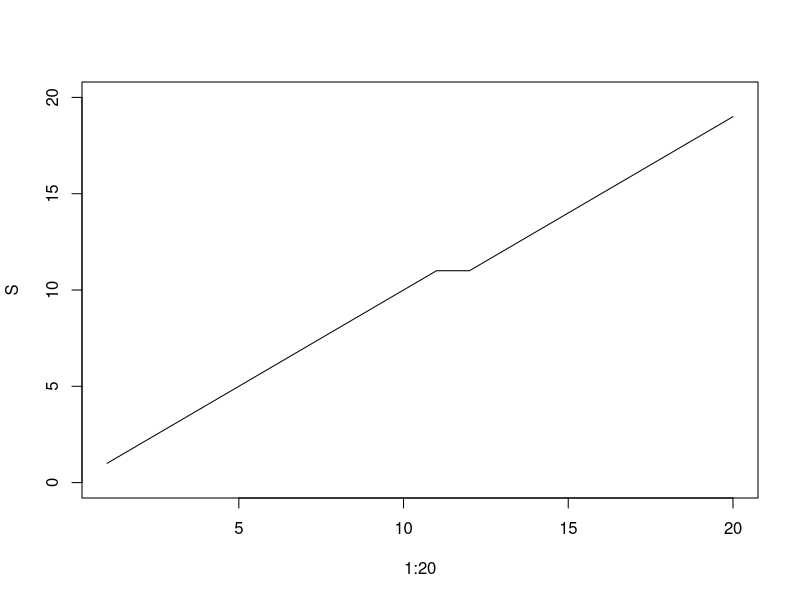
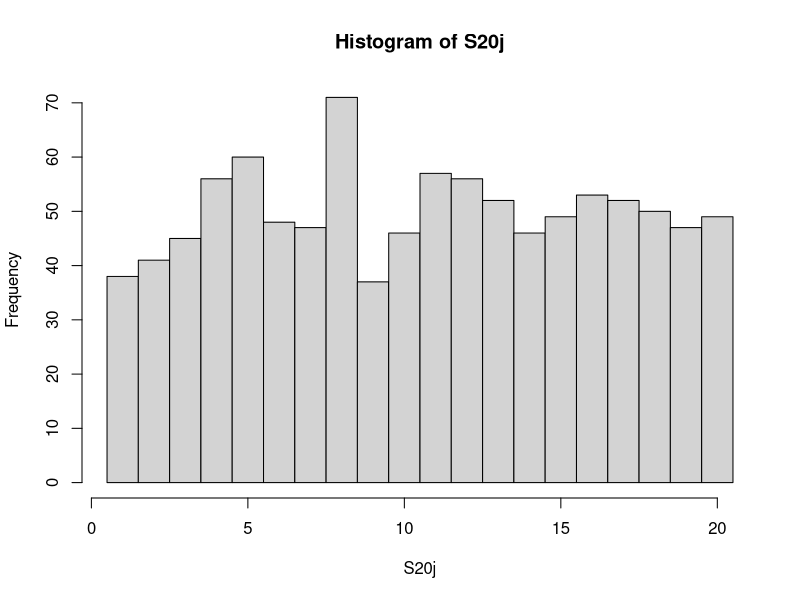

Write the R code that produced these figures, in order.
rm(list=ls())
S<-c()
S[1]<-1
urne<-c()
urne[1]<-3 #3=red, 5=green
urne[2]<-5
S20j<-c()
for (a in 1:1000){
  for (i in 2:20){
    urne[i+1]<-sample(x=urne[1:i],prob=rep(1/(i+1),i), size=1)
    if(urne[i+1]==3)
      S[i]<-S[i-1]+1
    else
      S[i]<-S[i-1]
  }
  S20j[a]<-S[20]
}
plot(1:20,S, ylim = c(0,20),type='l')
abscise<-seq(from=0.5,to=20.5, length=21)
hist(S20j,abscise, freq = TRUE, plot = TRUE)